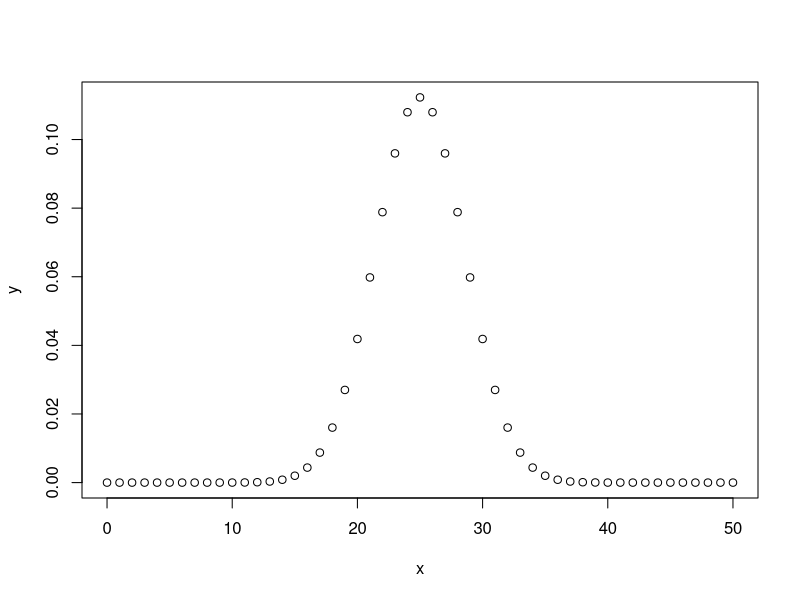

Recreate this plot in R.
x <- seq(0, 50, by = 1)
y <- dbinom(x, 50, 0.5)
png(file = "dbinom.png")
plot(x, y)
dev.off()

x <- pbinom(26, 51, 0.5)
print(x)

x <- qbinom(0.25, 51, 0.5)
print(paste("Binomial distribution (quantile):", x))

x <- rbinom(8, 150, 0.4)
print(paste("Random binomial values:", x))
